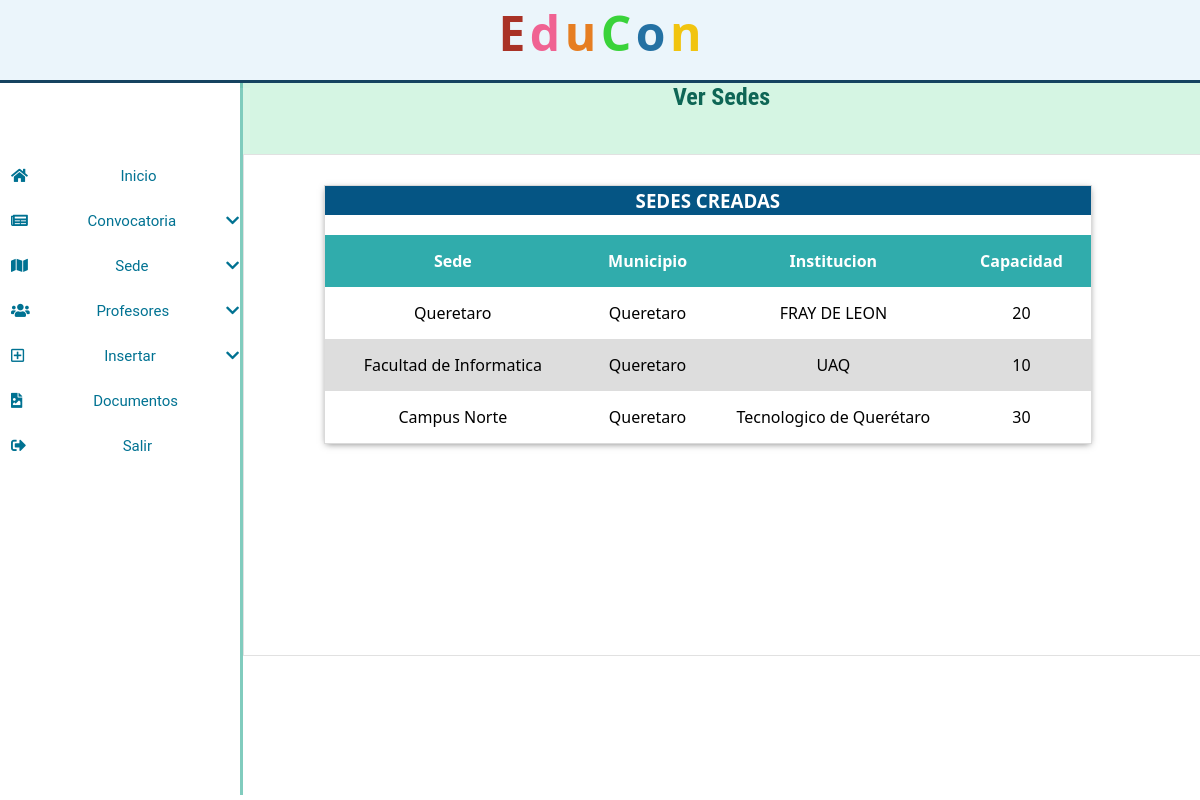
/versede.php (signed in), run on an earlier commit of the app's database.
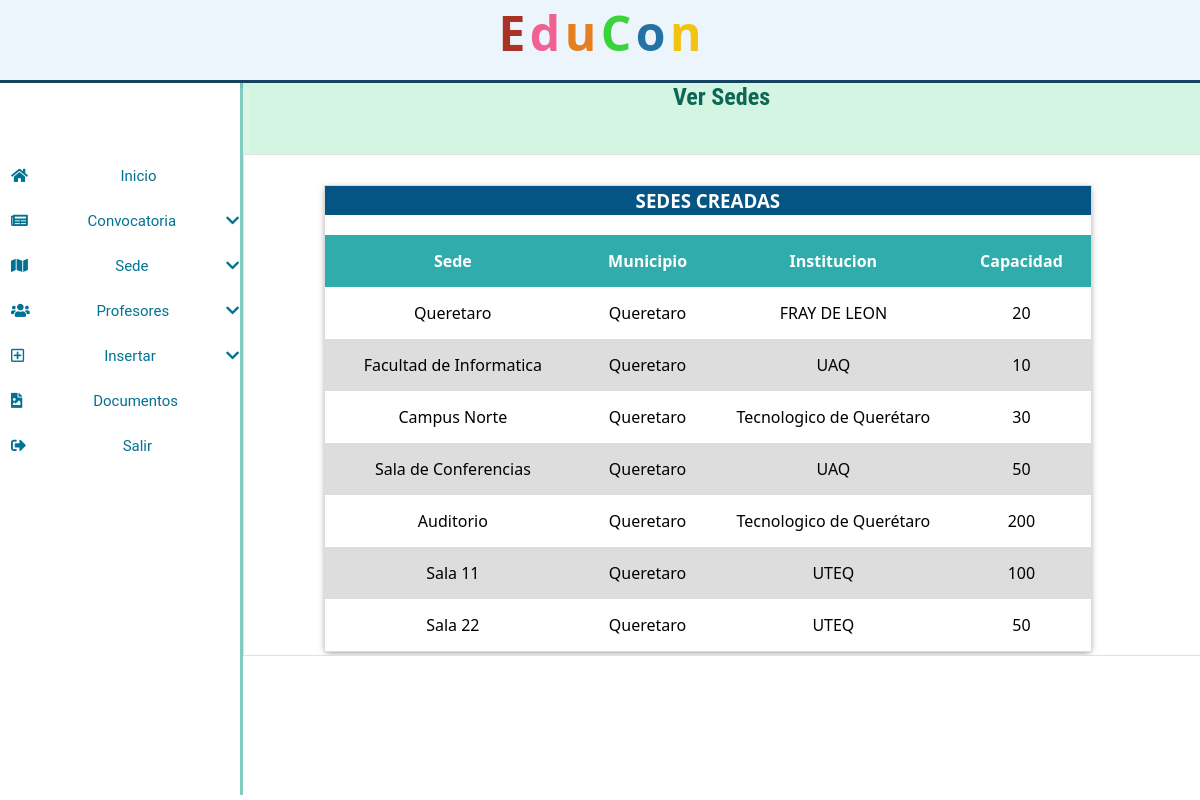
And on a later commit of the database.
### tables this page shows
CREATE TABLE `sede` (
  `id_sede` int(5) NOT NULL,
  `nombre_sede` varchar(30) NOT NULL,
  `institucion` int(5) DEFAULT NULL,
  `municipio` int(5) DEFAULT NULL,
  `capacidad` int(2) NOT NULL
);

CREATE TABLE `municipio` (
  `id_municipio` int(5) NOT NULL,
  `nombre_municipio` varchar(30) NOT NULL
);

CREATE TABLE `institucion` (
  `id_institucion` int(5) NOT NULL,
  `nombre_institucion` varchar(30) NOT NULL
);

### versede.php (the view, shortened to what this page needs)
<?php
    include ('header.php');
  if (@$_SESSION['id'] == 'Coordinador'){
    include("coordinador.php");
  }
  elseif (@$_SESSION['id']=='Instructor'){
    include("profesor.php");
  }
  elseif (@$_SESSION['id']=='Alumno'){
    include("alumno.php");
  }
  elseif (@!$_SESSION['id']) {
    include("menu_principal.php");
  }
  if(!isset($_SESSION["user"])) {
  header("location:login.php");
  } else {
?>
<div class = "descripcion">
          <div id="des">
	   <h2>Ver Sedes</h2>
          </div>
        	<div class="contenido-all">
                            <div class="espacio_contenido">
                                <h3 class="titulos">SEDES CREADAS</h3>
                                <div class="tabla-contenedor">
                                  <table class="tabla-general">
                                        <thead>
                                        <tr>
                                          <th style="background:#30ACAC; color:white;">Sede</th>
                                          <th style="background:#30ACAC; color:white;">Municipio</th>
                                          <th style="background:#30ACAC; color:white;">Institucion</th>
                                          <th style="background:#30ACAC; color:white;">Capacidad</th>
                                        </tr>
                                      </thead>
                                      <tbody>
                                        <?php
                                                    include('connectmysql.php');
                                                    $sqldata= mysqli_query($dbcon,"SELECT * from sede,municipio,institucion where sede.municipio=municipio.id_municipio AND sede.institucion=institucion.id_institucion");
                                                    while($row=mysqli_fetch_array($sqldata,MYSQLI_ASSOC)){
                                                      echo "<tr><td style='padding: 15px;'>";
                                                      echo $row['nombre_sede'];
                                                      echo "</td><td>";
                                                      echo $row['nombre_municipio'];
                                                      echo "</td><td>";
                                                      echo $row['nombre_institucion'];
                                                      echo "</td><td>";
                                                      echo $row['capacidad'];
                                                      echo "</td>";
                                                    }
                                                  ?>
                                      </tbody>
                                  </table>
                                </div>
                            </div>
        </div>
</div>
<?php
}
?>
<?php include_once('footer.php'); ?>

What changed in the data, as far as the page shows it:
added sede: nombre_sede "Sala de Conferencias", municipio.nombre_municipio "Queretaro", institucion.nombre_institucion "UAQ", capacidad "50"
added sede: nombre_sede "Auditorio", municipio.nombre_municipio "Queretaro", institucion.nombre_institucion "Tecnologico de Querétaro", capacidad "200"
added sede: nombre_sede "Sala 11", municipio.nombre_municipio "Queretaro", institucion.nombre_institucion "UTEQ", capacidad "100"
added sede: nombre_sede "Sala 22", municipio.nombre_municipio "Queretaro", institucion.nombre_institucion "UTEQ", capacidad "50"
